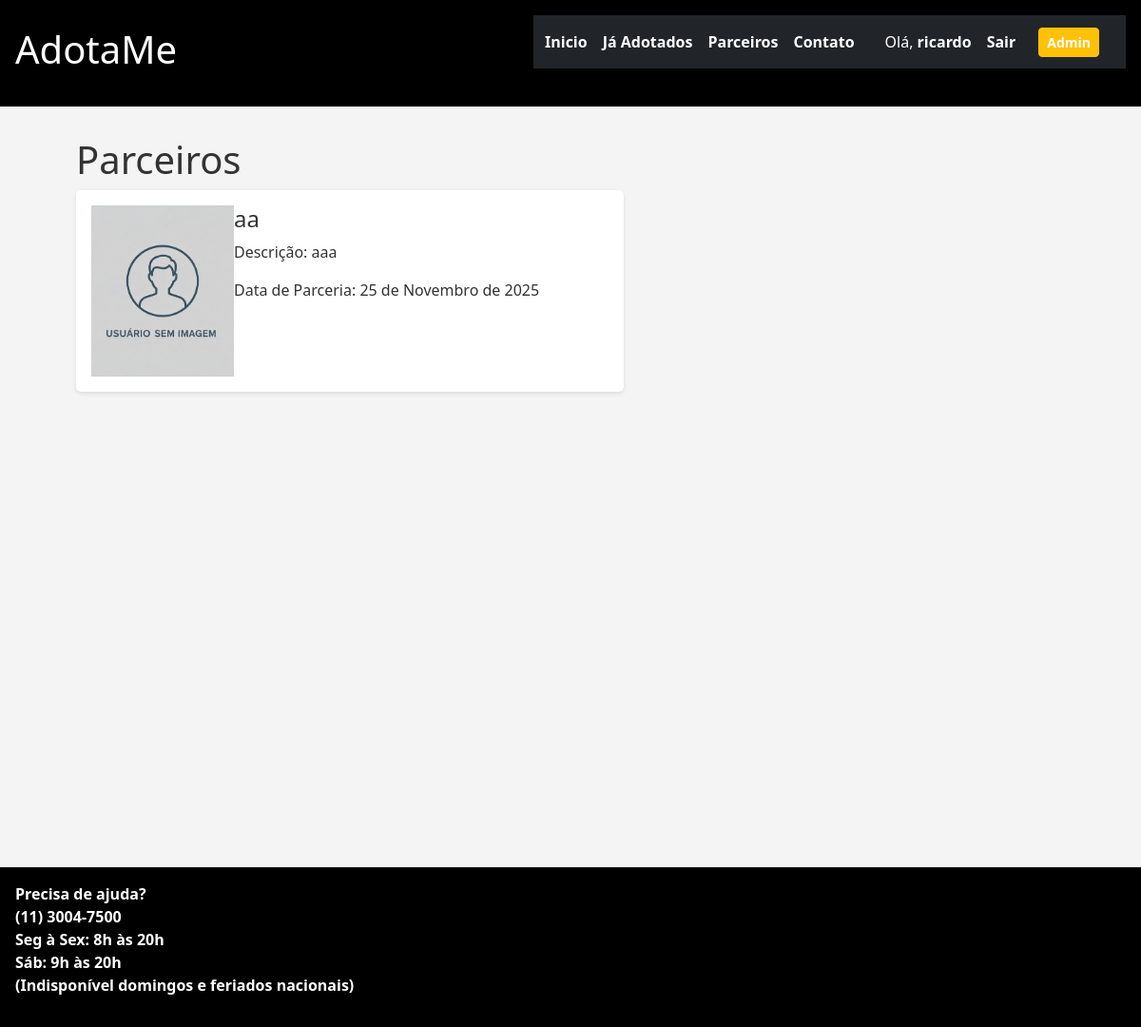
Screenshot of /parceiros/ (signed in) with the database file from the repository.
### rh/models.py (models this page shows, shortened)
class Parceiros(models.Model):
    foto = models.ImageField(null=True, blank=True)
    nome = models.CharField(max_length=100)
    descricao = models.TextField(max_length=100,null=True,blank=True)
    data_parceria = models.DateField()
    status = models.BooleanField(default=True)
    class Meta:
        verbose_name = "Parceiro"
        verbose_name_plural = "Parceiros" # Define o nome plural correto

### rh/views.py (the view)
# urls.py: path('parceiros/',views.parceiros, name='parceiros'),
def parceiros(request):
    parceiros = Parceiros.objects.filter(status=True)
    context = {
        'parceiros': parceiros
    }
    return render(request,'parceiros.html',context)

### rh/templates/parceiros.html (shortened to what this page needs)
{% extends "base.html" %}
{% block content %}
    <h1> Parceiros </h1>
    {% for parceiro in parceiros %}
    <section class="card-funcionario">
        {% if parceiro.foto.url != null %}
        <img src="{{ parceiro.foto.url }}" alt="Foto de {{parceiro.nome}}">
        {% else %}
        <img src="/static/images/usuario-sem-imagem.png" alt="Foto padrão de usuário">
        {% endif %}
        <div class="info-parceiro">
            <h4>{{parceiro.nome}}</h4>
            <p>Descrição: {{parceiro.descricao}} </p>
            <p>Data de Parceria: {{parceiro.data_parceria}}</p>
        </div>
    </section>
    {% endfor %}
{% endblock %}

### templates/components/_navbar.html (shortened to what this page needs)
<nav class="navbar navbar-expand-lg navbar-dark bg-dark mb-4">
    <div class="container">
        <a href="{% url 'home' %}">Inicio</a>
        <a href="{% url 'adotados' %}">Já Adotados</a>
        <a href="{% url 'parceiros' %}">Parceiros</a>
        <a href="{% url 'contatos'%}">Contato</a>
        {% if user.is_authenticated %}
                    <span class="navbar-text me-3 text-white">
                        Olá, <strong>{{ user.username }}</strong>
                    </span>
                    <form action="{% url 'login' %}" method="post" class="d-inline">
                        <a href="{% url 'logout' %}">Sair</a>
                    </form>
                    {% if user.is_superuser %}
                        <a href="/admin" class="btn btn-sm btn-warning ms-2">Admin</a>
                    {% endif %}
                {% else %}
                    <a href="{% url 'login' %}" class=>Entrar</a>
                {% endif %}
            </div>
    </nav>

### static/css/style.css (style rules this page uses)
* { margin:0; padding: 0; box-sizing: border-box; }
body { background-color: #f4f4f4; color: #333; display: flex; flex-direction: column; font-size: 16px; }
.header a { text-decoration: none; color: #fff; font-weight: bold; margin-right: 1rem; }
.card-funcionario { display:flex; width: 36rem; background-color: #fff; padding: 1rem; margin-bottom: 1rem; border-radius: 5px; box-shadow: 0 2px 4px rgba(0,0,0,0.1); }
.card-funcionario img { width: 150px; height: 180px; }
img { width: 100%; height: 220px; object-fit: cover; }

### rows the page displays
Parceiros: nome "aa", descricao "aaa", data_parceria "25 de Novembro de 2025"

### other values shown
{{ user.username }} "ricardo"
